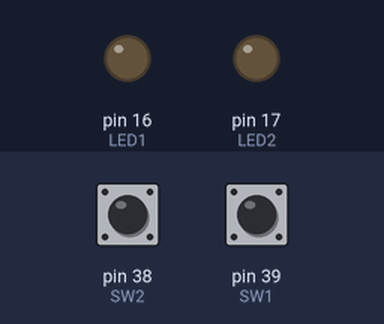
Simulated run of this sketch. Board: Arduino Mega 2560, built with avr-gcc and run on an emulated ATmega2560. Shown: output pins drawn as LEDs (lit = HIGH). Inputs (shaded band) come from the test bench; at power-on: pin 38 (SW2) HIGH, pin 39 (SW1) HIGH.

Above: at 1.2 s.
1.3 s: pin 38 (SW2) pulled LOW for 0.15 s
At 1.37 s:
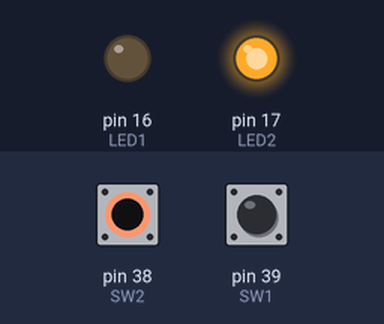
2.9 s: pin 39 (SW1) pulled LOW for 0.15 s
At 2.97 s:
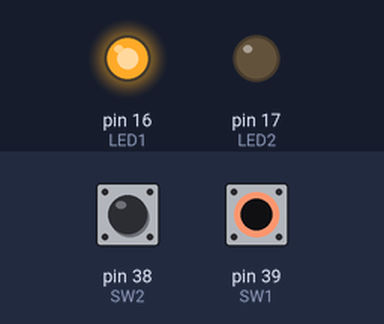
4.5 s: pin 39 (SW1) pulled LOW for 3.2 s
At 8.6 s:
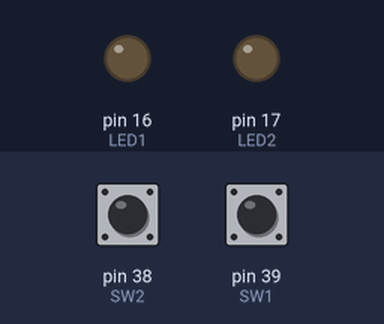
9.2 s: pin 38 (SW2) pulled LOW for 3.2 s
At 9.8 s:
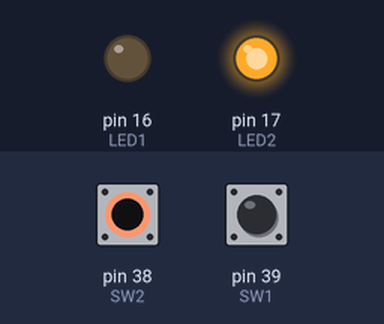
13.9 s: pin 38 (SW2) driven LOW and pin 39 (SW1) driven LOW
At 14.6 s:
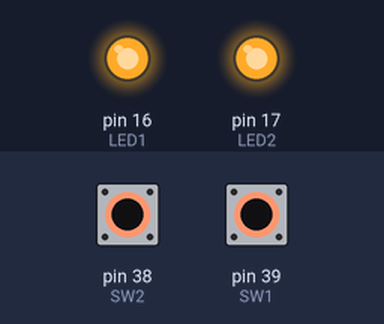
Timing chart, 0 to 16.4 s (numbered marks = the images above; inputs shaded):
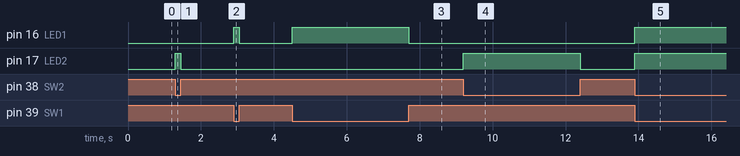

Measured:
- after the input at 1.3 s, pin 17 (LED2): LOW → HIGH at once, → LOW 0.15 s later
- after the input at 2.9 s, pin 16 (LED1): LOW → HIGH at once, → LOW 0.15 s later
- after the input at 4.5 s, pin 16 (LED1): LOW → HIGH at once, → LOW 3.2 s later
- after the input at 9.2 s, pin 17 (LED2): LOW → HIGH at once, → LOW 3.2 s later
- after the input at 13.9 s, pin 16 (LED1), pin 17 (LED2): LOW → HIGH at once

The sketch:

blinktest.ino
```cpp
#define LED1 16
#define LED2 17
#define SW1 39
#define SW2 38

void setup() {
  // put your setup code here, to run once:
  pinMode(LED1,OUTPUT);
  pinMode(LED2,OUTPUT);
  pinMode(SW1, INPUT_PULLUP);
  pinMode(SW2, INPUT_PULLUP);

}

void loop() {
  // put your main code here, to run repeatedly:
  if(digitalRead(SW1) == LOW) {
    digitalWrite(LED1,HIGH);
  }else{
    digitalWrite(LED1,LOW);
  }

  if(digitalRead(SW2) == LOW) {
    digitalWrite(LED2,HIGH);
  }else{
    digitalWrite(LED2,LOW);
  }

}
```
